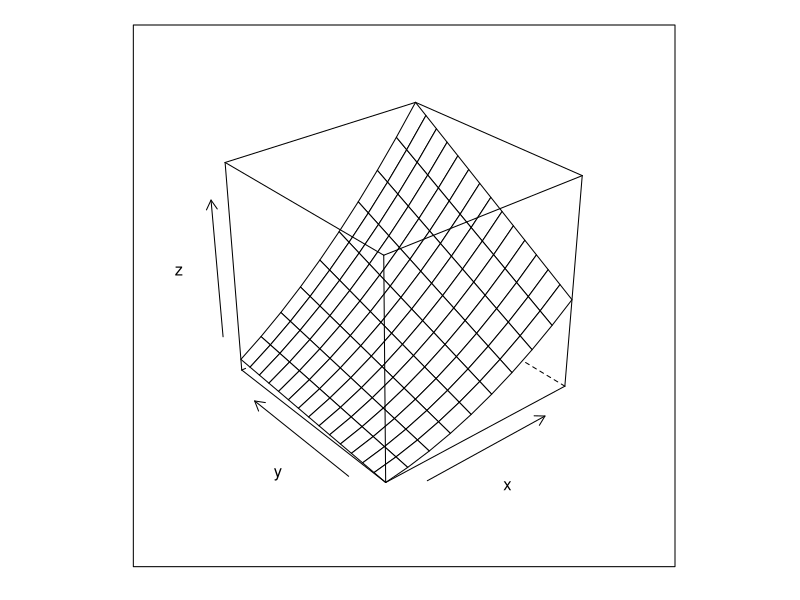

R code for this plot:
## 12.4 3차원 그래프 생성하기

library(lattice)
a <- 1:10
b <- 1:15
eg <- expand.grid(x=a,y=b)
eg$z <- eg$x^2 + eg$x * eg$y
wireframe(z ~ x+y, eg)
